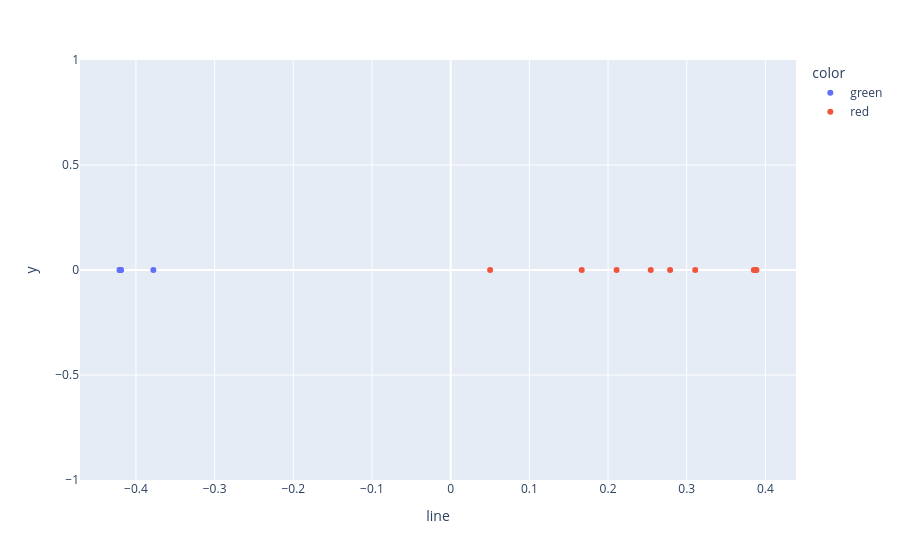

This figure's notebook cell:
### Code cell
fig = px.scatter(
    movie_df,
    x='line',
    y= np.zeros_like(movie_df['x']),
    text='sentence',
    color='color',
    #title='Scatter Plot with Text Annotations',
    #labels={'x': 'X Coordinate', 'y': 'Y Coordinate'}
)

# Update the layout to show text labels
fig.update_traces(textposition='top center', mode='markers')

fig.show()

### Figure 1 — Plotly figure (JSON) as saved in the notebook; plotly's stock layout.template omitted (floating-point values rounded to 4 significant figures)
{"data": [{"hovertemplate": "color=green<br>line=%{x}<br>y=%{y}<br>sentence=%{text}<extra></extra>", "legendgroup": "green", "marker": {"color": "#636efa", "symbol": "circle"}, "mode": "markers", "name": "green", "orientation": "v", "showlegend": true, "text": ["I like you very much.", "I love you", "You have a beautiful hair.", "A sad clown made me chuckle", "I am not unhappy"], "textposition": "top center", "type": "scatter", "x": [-0.419, -0.4205, -0.4193, -0.3779, -0.4208], "xaxis": "x", "y": [0, 0, 0, 0, 0], "yaxis": "y"}, {"hovertemplate": "color=red<br>line=%{x}<br>y=%{y}<br>sentence=%{text}<extra></extra>", "legendgroup": "red", "marker": {"color": "#EF553B", "symbol": "circle"}, "mode": "markers", "name": "red", "orientation": "v", "showlegend": true, "text": ["I hate you very much", "You fucking smell", "I eat dead babies.", "I find ancient philosophy unapealing.", "I would like to kill you", "There is a cat on the mat.", "I feel neutral", "I am slightly irritated", "This is sad"], "textposition": "top center", "type": "scatter", "x": [0.2789, 0.3875, 0.3108, 0.1665, 0.2543, 0.3853, 0.05013, 0.3886, 0.2109], "xaxis": "x", "y": [0, 0, 0, 0, 0, 0, 0, 0, 0], "yaxis": "y"}], "layout": {"legend": {"title": {"text": "color"}, "tracegroupgap": 0}, "margin": {"t": 60}, "xaxis": {"anchor": "y", "domain": [0, 1], "title": {"text": "line"}}, "yaxis": {"anchor": "x", "domain": [0, 1], "title": {"text": "y"}}}}
